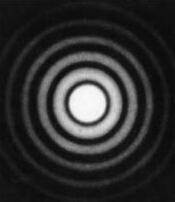
//> input picture 3DTracking/dpat.jpg, 175 x 202 px
$ ./main   (built with g++ and OpenCV 4)
//> lines starting //> are read from the running program, lines starting //| are printed output that depends on the picture; after the words box and inside, x2 and y2 are one past the last pixel; in counts of white or black regions, pixels touching at a corner belong together
// V4


#include <opencv2/opencv.hpp>
#include <opencv2/imgproc/imgproc.hpp>
#include <opencv2/objdetect/objdetect.hpp>
#include <opencv2/highgui/highgui.hpp>
#include <iostream>
#include <algorithm>
#include <unistd.h>

using namespace cv;
using namespace std;

#define maxRad 200
#define deltaT 0
#define deltaD 6
#define L 20
#define blurSize 11
#define threshold1 60
#define threshold2 40

struct Radius{
    Point p;
    int dist;
    Radius(Point p, int dist){
        this->p = p;
        this->dist = dist;
    }
};

bool compCont(vector<Point> contour1, vector<Point> contour2){
    // always want area to be positive, don't want oriented area
    // areas sorted in decreasing order
    double i = contourArea(contour1,false);
    double j = contourArea(contour2,false);
    return (i > j);
}

bool compRadius(Radius r1, Radius r2){
    // distances between points and the center sorted in increasing order
    return r1.dist < r2.dist;
}

int main(int argc, char** argv){
    //get image
    String path = "/Users/Maximus/Documents/3dscope/3DTracking/";
    String imageName("dpat.jpg");
    Mat og = imread(path + imageName, IMREAD_COLOR);
//> og is the input picture: 202 rows x 175 cols, CV_8UC3; min 8, max 251, mean 47.3
    // [5 lines of commented-out code are left out]
   if(og.empty()){
       cout <<  "Could not open or find the image" << endl;
       return -1;
   }

    //variables
    vector<vector<Point> > contours;//point has a x and y
    std::vector<cv::Vec4i> hierarchy;
    vector<Point> locations;
    vector<Radius> circles;
    Mat image = og.clone();
    Mat image2 = og.clone();
    cvtColor(image, image, COLOR_BGR2GRAY);
    GaussianBlur(image, image, Size(blurSize, blurSize), 0, 0);
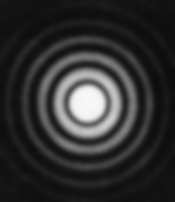
//> image: 202 rows x 175 cols, CV_8UC1; min 12, max 248, mean 47.3
    Canny(image, image, threshold1, threshold2);
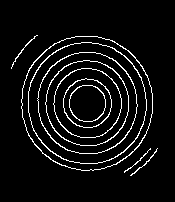
//> image: 202 rows x 175 cols, CV_8UC1; 6.5% white in thin lines or dots, all inside (x1, y1, x2, y2) = (11, 35, 158, 176)
    findContours(image, contours, hierarchy, RETR_LIST, RETR_TREE);
//> contours = 17 contours, 2 with area under 20; largest, box (x1, y1, x2, y2) and area: (21, 36, 153, 171) 13970, (21, 36, 153, 171) 13869, (28, 42, 147, 164) 11410, (28, 42, 147, 164) 11297, (37, 52, 138, 154) 8037
    Moments m = moments(image, true); // true because image is a binary image
//> m = moments, m00 2284, centre m10/m00, m01/m00 = (87.35, 104)
    Point centroid(m.m10/m.m00, m.m01/m.m00);
//> centroid = Point(87, 103)
    circle(image2, centroid, 0, Scalar(0, 0, 0), -1);
//> image2: 202 rows x 175 cols, CV_8UC3; 1 pixels changed, all inside (x1, y1, x2, y2) = (87, 103, 88, 104)
    findNonZero(image, locations);
//> locations = 2284 Points (x, y), first 12: [36, 35], [37, 35], [34, 36], [35, 36], [75, 36], [76, 36], [77, 36], [78, 36], [79, 36], [80, 36], [81, 36], [82, 36]
    cout << contours.size() << endl;
//| 17

//> (the run ends here: the program needs code that is not available in this run, at `for(Vector<Point> cont : contours)`)
